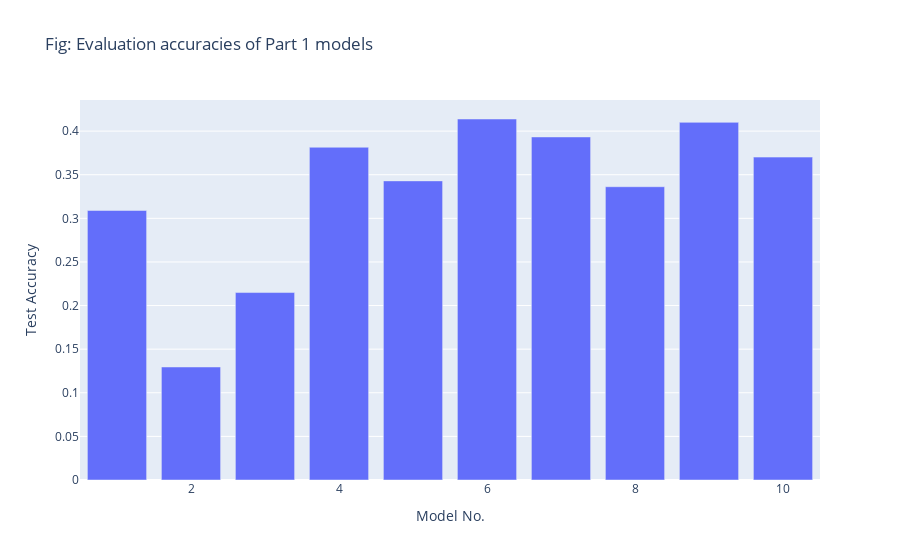

The notebook cell this image was saved under:
### Markdown cell above
### Plotting the test accuracies as a graph

### Code cell
model_nos = [1,2,3,4,5,6,7,8,9, 10]

# Plot as a bar-graph
fig = px.bar(
    sample_portion, x=model_nos, y=p1_model_accs,
    title = "Fig: Evaluation accuracies of Part 1 models",
    labels={'x' : 'Model No.', 'y': 'Test Accuracy'}
)

fig.update_layout(barmode='stack', xaxis={'categoryorder':'total descending'})

fig.show()

### Figure 1 — Plotly figure (JSON) as saved in the notebook; plotly's stock layout.template omitted (floating-point values rounded to 4 significant figures)
{"data": [{"alignmentgroup": "True", "hovertemplate": "Model No.=%{x}<br>Test Accuracy=%{y}<extra></extra>", "legendgroup": "", "marker": {"color": "#636efa", "pattern": {"shape": ""}}, "name": "", "offsetgroup": "", "orientation": "v", "showlegend": false, "textposition": "auto", "type": "bar", "x": [1, 2, 3, 4, 5, 6, 7, 8, 9, 10], "xaxis": "x", "y": [0.309, 0.1296, 0.2149, 0.3815, 0.3429, 0.4139, 0.3933, 0.3362, 0.41, 0.3702], "yaxis": "y"}], "layout": {"barmode": "stack", "legend": {"tracegroupgap": 0}, "title": {"text": "Fig: Evaluation accuracies of Part 1 models"}, "xaxis": {"anchor": "y", "categoryorder": "total descending", "domain": [0, 1], "title": {"text": "Model No."}}, "yaxis": {"anchor": "x", "domain": [0, 1], "title": {"text": "Test Accuracy"}}}}
